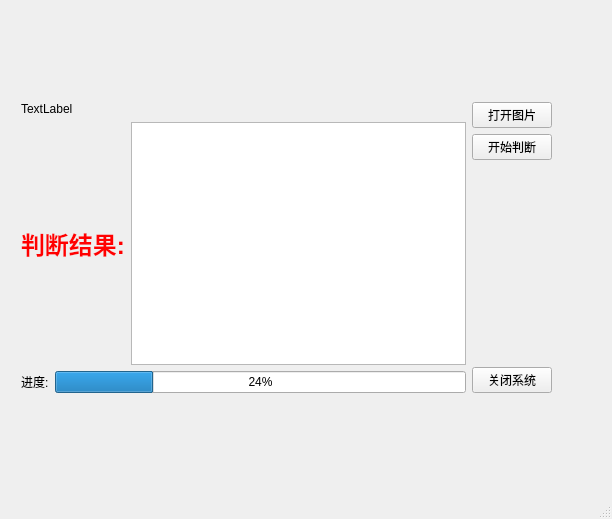
<?xml version="1.0" encoding="UTF-8"?>
<ui version="4.0">
 <class>MainWindow</class>
 <widget class="QMainWindow" name="MainWindow">
  <property name="geometry">
   <rect>
    <x>0</x>
    <y>0</y>
    <width>612</width>
    <height>519</height>
   </rect>
  </property>
  <property name="windowTitle">
   <string>MainWindow</string>
  </property>
  <widget class="QWidget" name="centralwidget">
   <widget class="QWidget" name="">
    <property name="geometry">
     <rect>
      <x>21</x>
      <y>102</y>
      <width>531</width>
      <height>291</height>
     </rect>
    </property>
    <layout class="QHBoxLayout" name="horizontalLayout_3">
     <item>
      <layout class="QVBoxLayout" name="verticalLayout">
       <item>
        <widget class="QLabel" name="Pic">
         <property name="text">
          <string>TextLabel</string>
         </property>
        </widget>
       </item>
       <item>
        <layout class="QHBoxLayout" name="horizontalLayout">
         <item>
          <widget class="QLabel" name="label1">
           <property name="text">
            <string>&lt;html&gt;&lt;head/&gt;&lt;body&gt;&lt;p&gt;&lt;span style=&quot; font-size:18pt; font-weight:600; color:#ff0000;&quot;&gt;判断结果:&lt;/span&gt;&lt;/p&gt;&lt;/body&gt;&lt;/html&gt;</string>
           </property>
          </widget>
         </item>
         <item>
          <widget class="QTextBrowser" name="result"/>
         </item>
        </layout>
       </item>
       <item>
        <layout class="QHBoxLayout" name="horizontalLayout_2">
         <item>
          <widget class="QLabel" name="label2">
           <property name="text">
            <string>进度:</string>
           </property>
          </widget>
         </item>
         <item>
          <widget class="QProgressBar" name="progressBar">
           <property name="value">
            <number>24</number>
           </property>
          </widget>
         </item>
        </layout>
       </item>
      </layout>
     </item>
     <item>
      <layout class="QVBoxLayout" name="verticalLayout_2">
       <item>
        <widget class="QPushButton" name="openButton">
         <property name="text">
          <string>打开图片</string>
         </property>
        </widget>
       </item>
       <item>
        <widget class="QPushButton" name="startButton">
         <property name="text">
          <string>开始判断</string>
         </property>
        </widget>
       </item>
       <item>
        <spacer name="verticalSpacer">
         <property name="orientation">
          <enum>Qt::Vertical</enum>
         </property>
         <property name="sizeHint" stdset="0">
          <size>
           <width>20</width>
           <height>40</height>
          </size>
         </property>
        </spacer>
       </item>
       <item>
        <widget class="QPushButton" name="closeSystem">
         <property name="text">
          <string>关闭系统</string>
         </property>
        </widget>
       </item>
      </layout>
     </item>
    </layout>
   </widget>
  </widget>
  <widget class="QMenuBar" name="menubar">
   <property name="geometry">
    <rect>
     <x>0</x>
     <y>0</y>
     <width>612</width>
     <height>23</height>
    </rect>
   </property>
  </widget>
  <widget class="QStatusBar" name="statusbar"/>
 </widget>
 <resources/>
 <connections/>
</ui>
